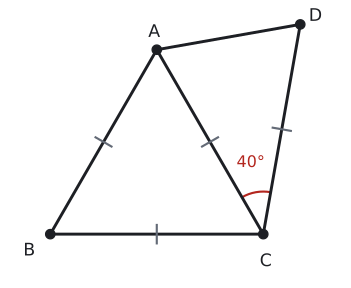

Write Python code to recreate this figure.
import sys; sys.path.insert(0, "tools")
from cizim import *

def centik(ax, P, Q, n=1, renk=SOLUK, L=0.13, ara=0.09):
    """[PQ] kenarının ortasına n çentik (eş kenar işareti)."""
    P, Q = np.asarray(P, float), np.asarray(Q, float)
    u = (Q - P) / np.linalg.norm(Q - P); v = np.array([-u[1], u[0]]); M = (P + Q) / 2
    for k in range(n):
        c = M + (k - (n - 1) / 2) * ara * u
        ax.plot(*zip(c - L * v, c + L * v), color=renk, lw=1.6)

def olc(K, P, Q):
    a, b = np.asarray(P) - K, np.asarray(Q) - K
    return round(float(np.degrees(np.arccos(np.dot(a, b) / np.linalg.norm(a) / np.linalg.norm(b)))), 3)

def dik(ax, K, P, Q, k=0.25, renk=YAZI):
    a = (np.asarray(P) - K) / np.linalg.norm(np.asarray(P) - K); b = (np.asarray(Q) - K) / np.linalg.norm(np.asarray(Q) - K)
    ax.plot(*zip(K + k * a, K + k * (a + b), K + k * b), color=renk, lw=1.3)

# |AB| = |AC|, m(A) = 40, m(B) = m(C) = 70.
# Alıştırma 7: ABC eşkenar, |CA| = |CD|, m(ACD) = 40, D ile B [AC]'nin farklı yanlarında. m(BAD) = 60 + 70 = 130.
s = 3.0
B = np.array([0.0, 0.0]); C = np.array([s, 0.0]); A = np.array([s / 2, s * np.sqrt(3) / 2])
def don(v, d):
    t = np.radians(d); return np.array([v[0] * np.cos(t) - v[1] * np.sin(t), v[0] * np.sin(t) + v[1] * np.cos(t)])
D = C + don(A - C, -40)   # CA'yı C etrafında saat yönünde 40° döndür (B'den uzağa)
print("CD", np.linalg.norm(D - C), "ACD", olc(C, A, D), "CAD", olc(A, C, D), "BAD", olc(A, B, D), "BCD", olc(C, B, D))
fig, ax = sekil(5, 3.6)
ax.set_aspect("equal"); ax.axis("off")
ax.plot(*zip(B, C, A, B), color=YAZI); ax.plot(*zip(A, D, C), color=YAZI)
for P, Q in ((A, B), (B, C), (C, A)): centik(ax, P, Q)
centik(ax, C, D)
nokta(ax, *A, "A", dx=-0.12, dy=0.18); nokta(ax, *B, "B", dx=-0.38, dy=-0.3); nokta(ax, *C, "C", dx=-0.05, dy=-0.45)
nokta(ax, *D, "D", dx=0.12, dy=0.05)
aci(ax, C, D, A, r=0.6, ad="40°", renk=KIRMIZI)
ax.set_xlim(-0.6, D[0] + 0.6); ax.set_ylim(-0.65, A[1] + 0.5)
kaydet(fig, __file__)
